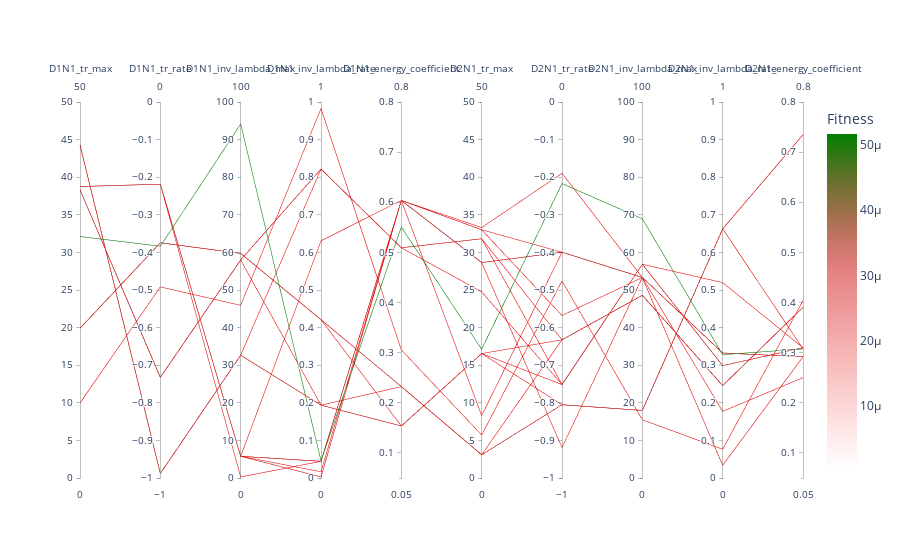

Source (notebook cell):
### Code cell
viewer.parallel_coordinates()
